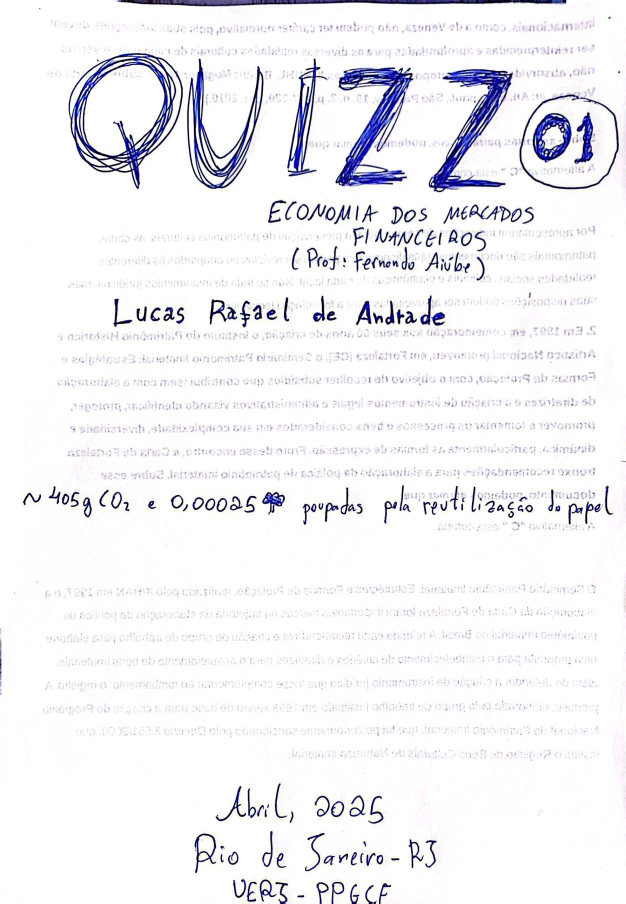
#> input picture handwritten_text/original/Quizz 01 Economia mercados financeiros_1.jpg, 1252 x 1808 px (shown at 1/2 size); its folder holds only this picture in this run
$ python -i app.py   (imports and definitions only)
#> lines starting #> are read from the running program, lines starting #| are printed output that depends on the picture; after the words box and inside, x2 and y2 are one past the last pixel; in counts of white or black regions, pixels touching at a corner belong together
import tkinter as tk
from tkinter import filedialog, messagebox
from tkinter import ttk
import threading
import cv2
import os
import numpy as np
from PIL import Image
import os
import numpy as np
import random
from glob import glob
import unicodedata
import sys
import re

# =============================================================================
# ------------------------- funcs auxlrs -------------------------
##########################################################################

def normalize_for_filesystem(letter, form="NFC"):
    return unicodedata.normalize(form, letter)
############################################################################################

# [14 lines left out: functions get_folder_for_letter, remove_accents, not called in this run]
##############################################################

data_dir = "handwritten_text/segmented/recognized"
##########################################################################

high_letters = set("htflkbd")
descenders = set("jgqpçy")
########################################################################################

target_height = 46
descender_shift = int(45 * (target_height / 100.0))
#############################################################################################

# [112 lines left out: functions choose_letter_for_folder, load_letter_image, not called in this run]
###############################################################################

# ------------------------- simlc de tinta com cors flexvs -------------------------

def simulate_ink(gray_img, ink="blue", pixelation_factor=4):
    """
    #convrt uma imgm em escla de cinza (fundo brnco e trcs em prto) em uma
    #imgm colrd, simlnd a tinta da canta bic com o efto desjd.
    #############################################################################
    #parmtr:
      - gray_img: imagem em escala de cinza.
      - ink: cor desejada ("blue", "red", "green", "black").
      - pixelation_factor: controle para o efeito de pixelation.
    #################################################################################
    #retrna:
      - Imagem colorida (BGR) com a simulação da tinta.
    """
#> called with ink = 'blue', pixelation_factor = 4
    colored = cv2.cvtColor(gray_img, cv2.COLOR_GRAY2BGR)

    mask = gray_img < 240
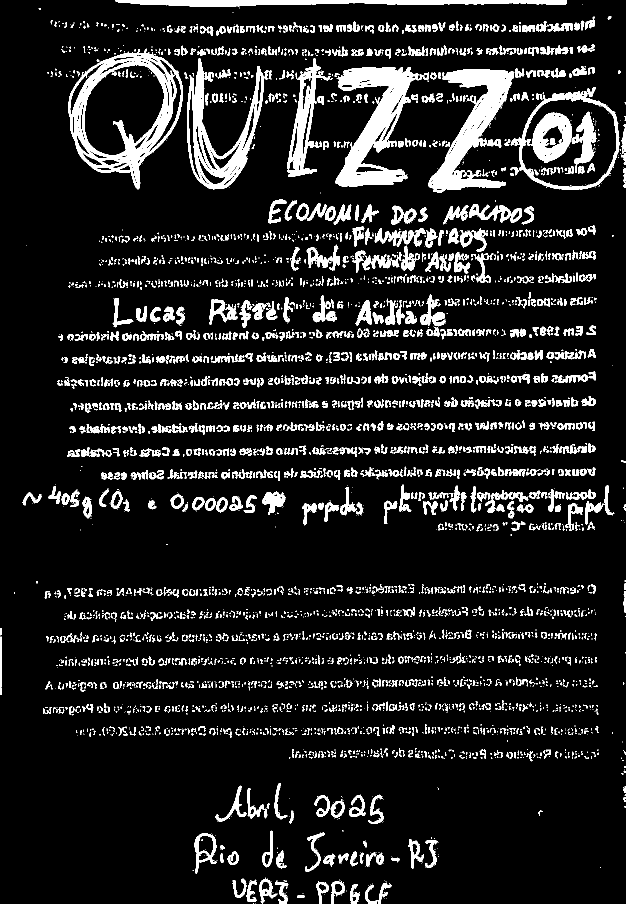
#> mask: shape (1808, 1252) bool (shown at 1/2 size); 11.3% white; 4631 white regions (2935 under 20 px), largest, box (x1, y1, x2, y2) and area: (670, 134, 838, 374) 17090, (136, 97, 366, 379) 16591, (857, 138, 1029, 385) 15249
    stroke_bin = np.uint8(mask) * 255
    dist = cv2.distanceTransform(stroke_bin, cv2.DIST_L2, 5)
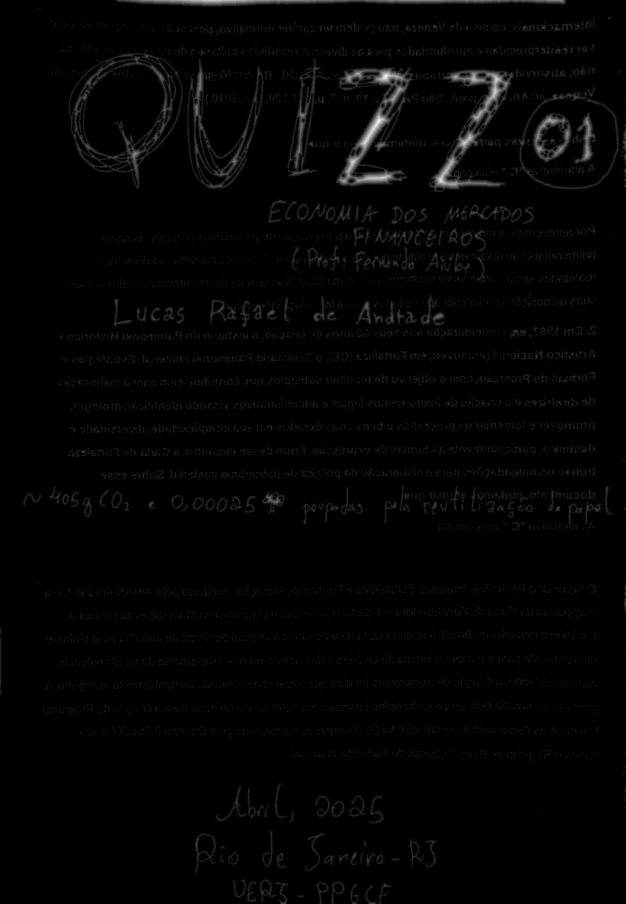
#> dist: shape (1808, 1252) float32 (shown at 1/2 size); min 0, max 17.79, mean 0.252; drawn with min black and max white
    max_dist = dist[mask].max() if np.any(mask) else 1.0
#> max_dist = 17.79
    dist_norm = dist / (max_dist + 1e-6)

    noise_scale = 16
    noise_shape = (gray_img.shape[0] // noise_scale + 1, gray_img.shape[1] // noise_scale + 1)
    small_noise = np.random.uniform(-1, 1, noise_shape).astype(np.float32)
    noise_low_freq = cv2.resize(small_noise, (gray_img.shape[1], gray_img.shape[0]), interpolation=cv2.INTER_LINEAR)
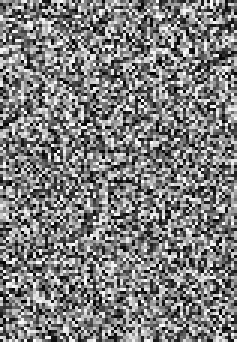
#> small_noise: shape (114, 79) float32 (shown 3 times larger); min -1, max 1, mean -0.00884; drawn with min black and max white
    noise_low_freq = cv2.GaussianBlur(noise_low_freq, (21, 21), 0)

    noise_mapped = (noise_low_freq + 1) / 2.0
    noise_min, noise_max = 0.2, 0.6
    noise_mapped = noise_mapped * (noise_max - noise_min) + noise_min

    T = 0.5
    alpha = np.clip((dist_norm - T) / (1.0 - T), 0, 1)
    combined_factor = (1 - alpha) * dist_norm + alpha * noise_mapped
    combined_factor = np.clip(combined_factor * 0.9, 0, 1)

    intensity = (combined_factor * 255).astype(np.uint8)

    if ink.lower() == "blue":
        colored[mask, 0] = intensity[mask]
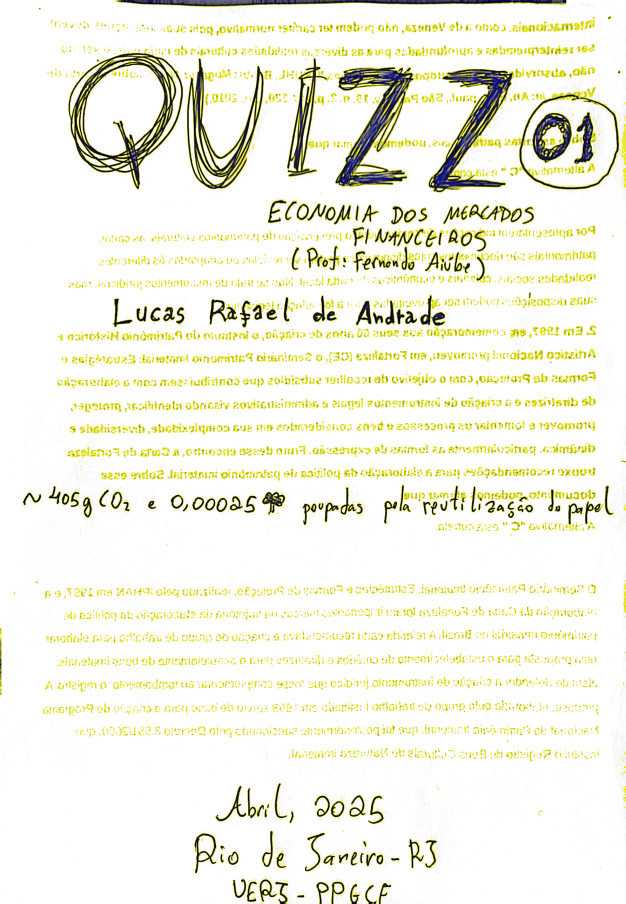
#> colored: shape (1808, 1252, 3) (shown at 1/2 size); mean B, G, R 228.2, 242.1, 242.1
        colored[mask, 1] = 0
        colored[mask, 2] = 0
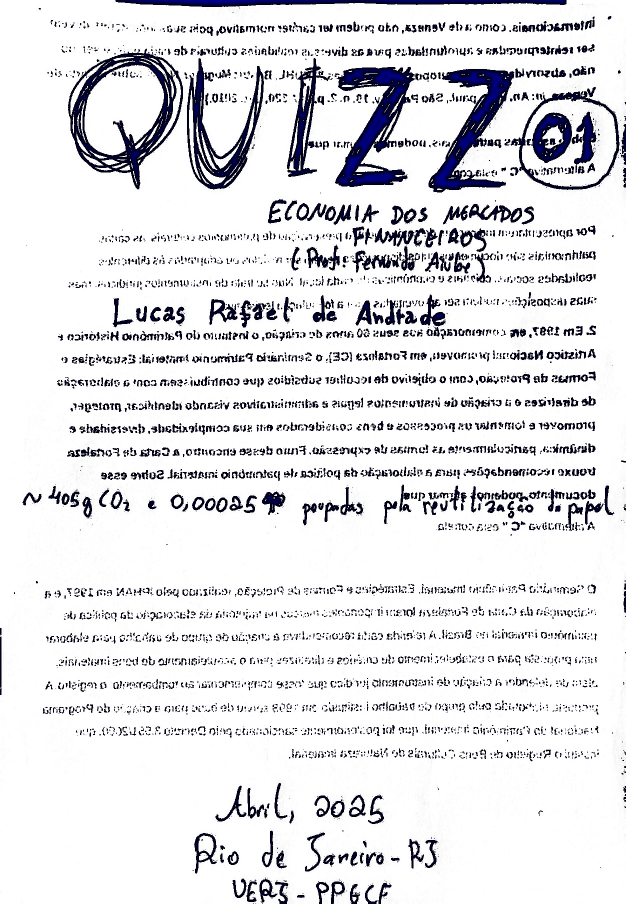
#> colored: shape (1808, 1252, 3) (shown at 1/2 size); mean B, G, R 228.2, 225.1, 225.1
    elif ink.lower() == "red":
        colored[mask, 2] = intensity[mask]
        colored[mask, 0] = 0
        colored[mask, 1] = 0
    elif ink.lower() == "green":
        colored[mask, 1] = intensity[mask]
        colored[mask, 0] = 0
        colored[mask, 2] = 0
    elif ink.lower() == "black":
        colored[mask] = np.stack([intensity[mask]]*3, axis=-1)
    else:
        colored[mask, 0] = intensity[mask]
        colored[mask, 1] = 0
        colored[mask, 2] = 0

    h, w = colored.shape[:2]
    downscaled = cv2.resize(colored, (w // pixelation_factor, h // pixelation_factor), interpolation=cv2.INTER_LINEAR)
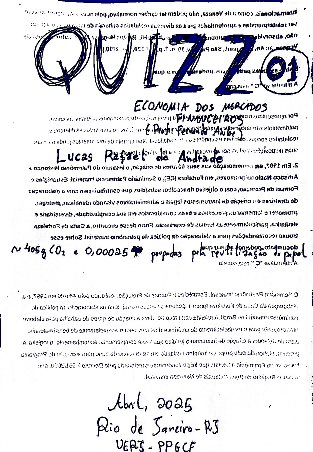
#> downscaled: shape (452, 313, 3); mean B, G, R 228.2, 225, 225
    pixelated = cv2.resize(downscaled, (w, h), interpolation=cv2.INTER_NEAREST)
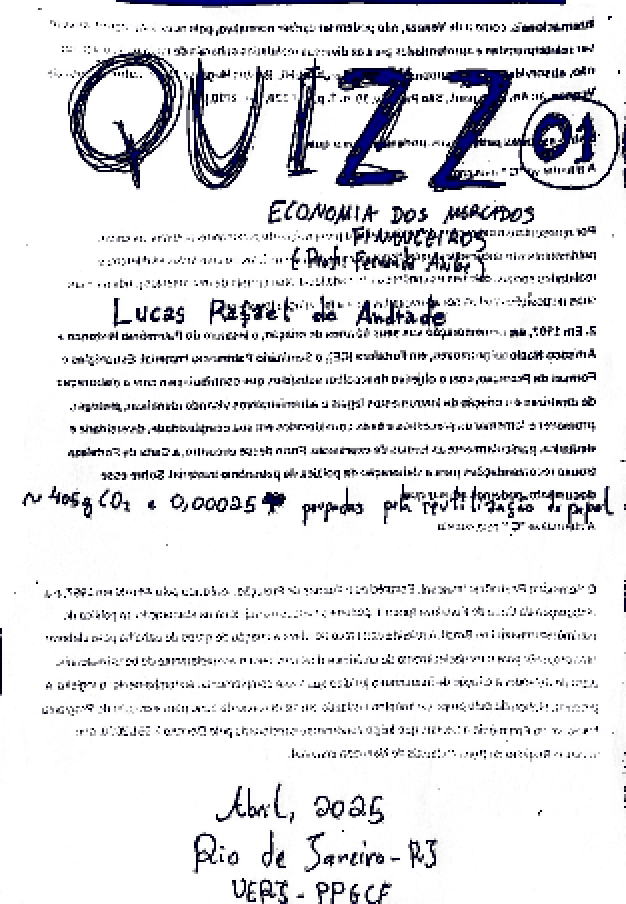
#> pixelated: shape (1808, 1252, 3) (shown at 1/2 size); mean B, G, R 228.2, 225, 225

    return pixelated

# ------------------------- Processamento de Texto com Comandos de Cor -------------------------

# [378 lines left out: functions parse_colored_characters, split_into_words, build_word_image_colored, build_line_image, wrap_text_into_lines_colored, build_page_image_colored and 4 more, not called in this run]

class Application(tk.Tk):
    # [83 lines left out: functions __init__, create_widgets, start_generation, run_generation, generation_done, not called in this run]

# [3 lines not run here, left out]

>>> import cv2
>>> picture = cv2.imread('original/Quizz 01 Economia mercados financeiros_1.jpg', cv2.IMREAD_GRAYSCALE)
>>> result = simulate_ink(picture)

$ run again, on handwritten_text/original/Quizz 01 Economia mercados financeiros_10.jpg
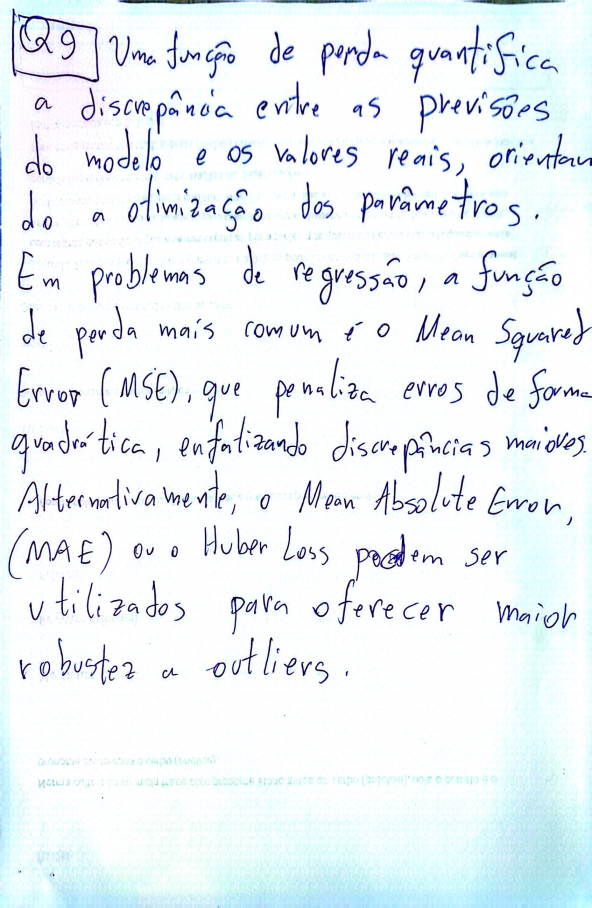
#> input picture handwritten_text/original/Quizz 01 Economia mercados financeiros_10.jpg, 1184 x 1816 px (shown at 1/2 size)
#> in simulate_ink, `mask = gray_img < 240`:
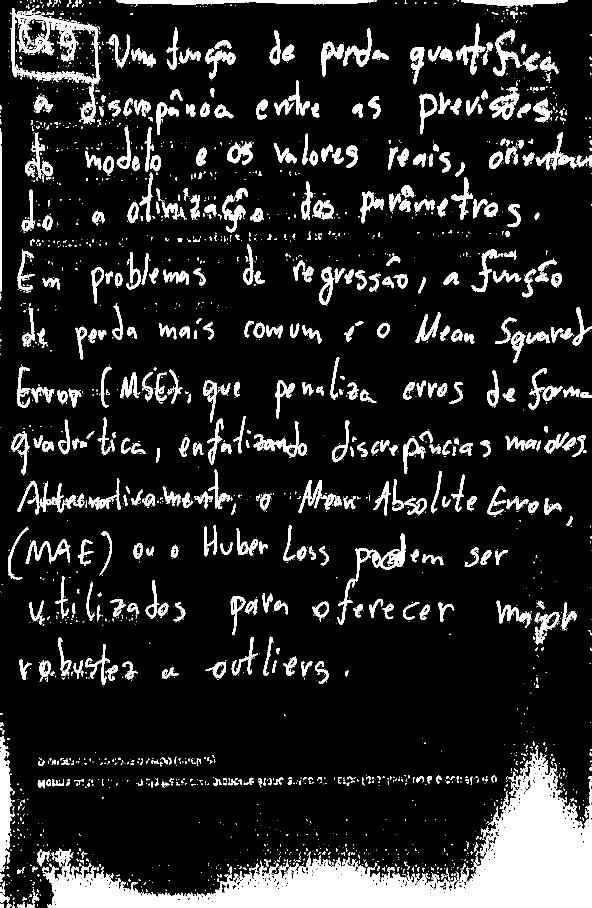
#> mask: shape (1816, 1184) bool (shown at 1/2 size); 13.6% white; 2952 white regions (2355 under 20 px), largest, box (x1, y1, x2, y2) and area: (84, 1490, 1184, 1816) 100007, (23, 16, 202, 248) 9247, (0, 1472, 29, 1744) 4609
#> max_dist = 99.2
#> in simulate_ink, `pixelated = cv2.resize(downscaled, (w, h), interpolation=cv2.INTER_NEA..`:
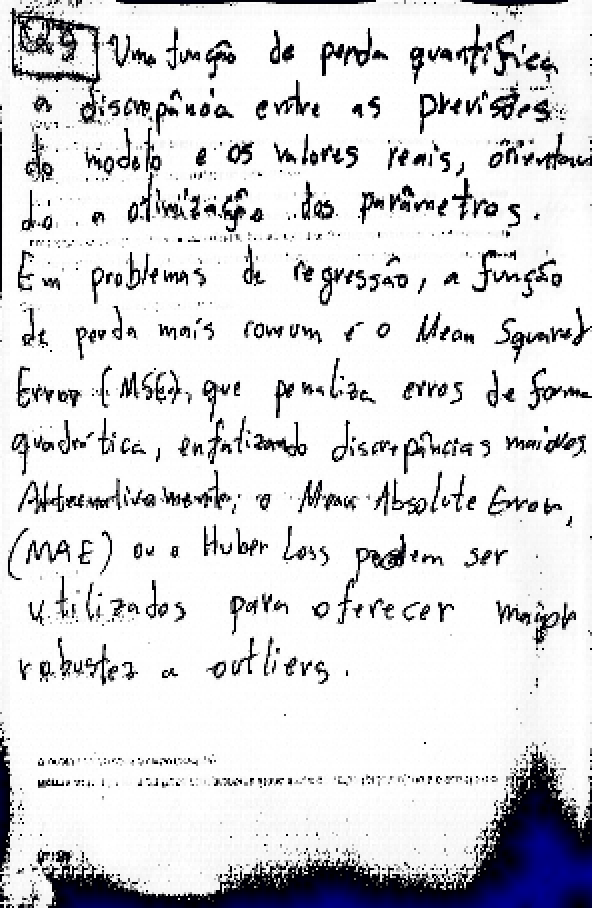
#> pixelated: shape (1816, 1184, 3) (shown at 1/2 size); mean B, G, R 220.7, 218.1, 218.1

$ run again, on handwritten_text/original/Quizz 01 Economia mercados financeiros_11.jpg
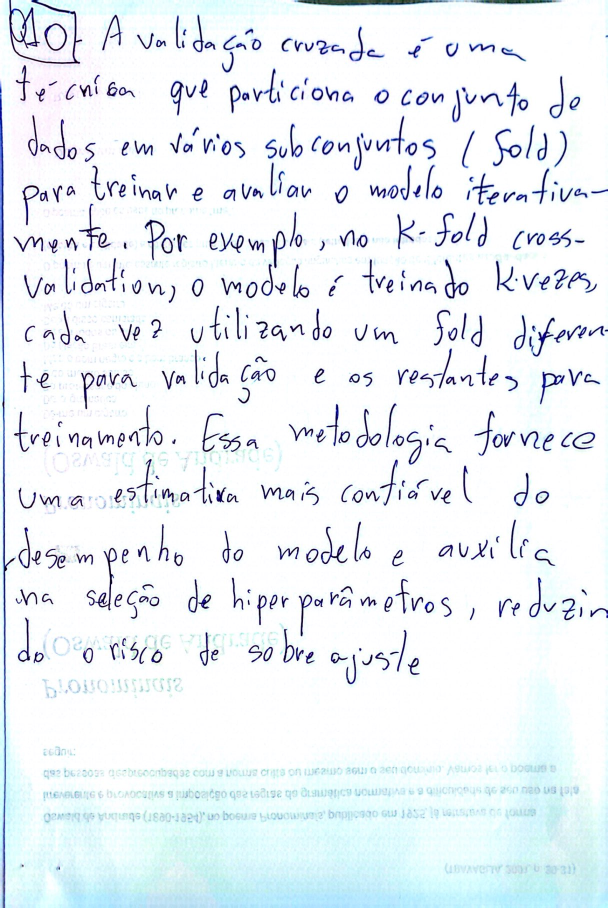
#> input picture handwritten_text/original/Quizz 01 Economia mercados financeiros_11.jpg, 1216 x 1816 px (shown at 1/2 size)
#> in simulate_ink, `mask = gray_img < 240`:
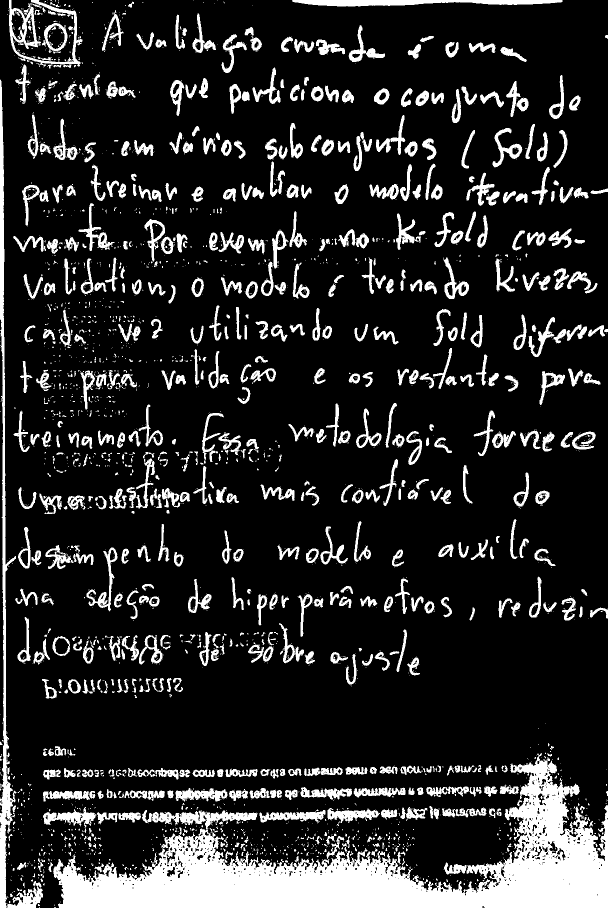
#> mask: shape (1816, 1216) bool (shown at 1/2 size); 16% white; 2914 white regions (2213 under 20 px), largest, box (x1, y1, x2, y2) and area: (106, 1506, 1216, 1816) 119264, (0, 159, 86, 1816) 14230, (584, 0, 1125, 13) 4762
#> max_dist = 77.58
#> in simulate_ink, `pixelated = cv2.resize(downscaled, (w, h), interpolation=cv2.INTER_NEA..`:
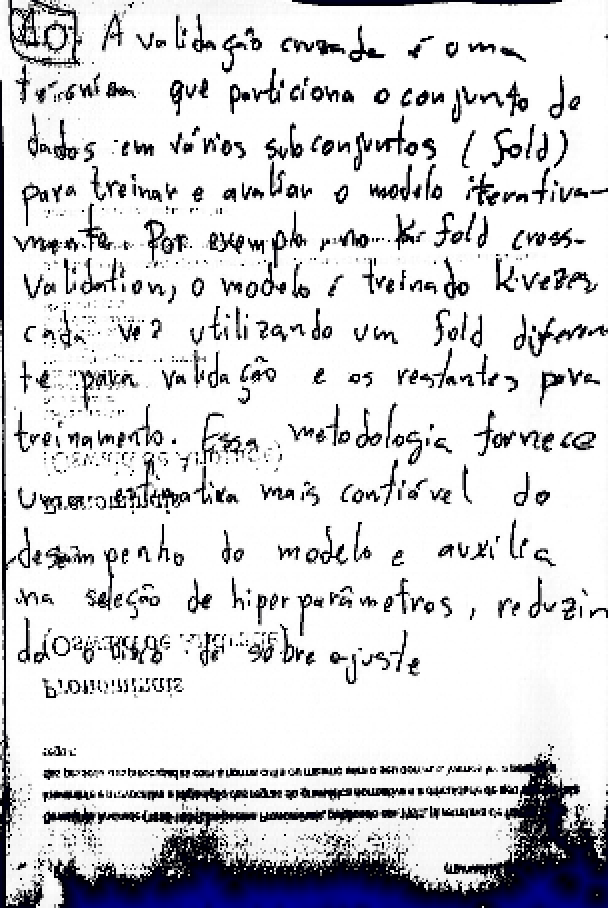
#> pixelated: shape (1816, 1216, 3) (shown at 1/2 size); mean B, G, R 215.2, 212.2, 212.2

$ run again, on handwritten_text/original/Quizz 01 Economia mercados financeiros_12.jpg
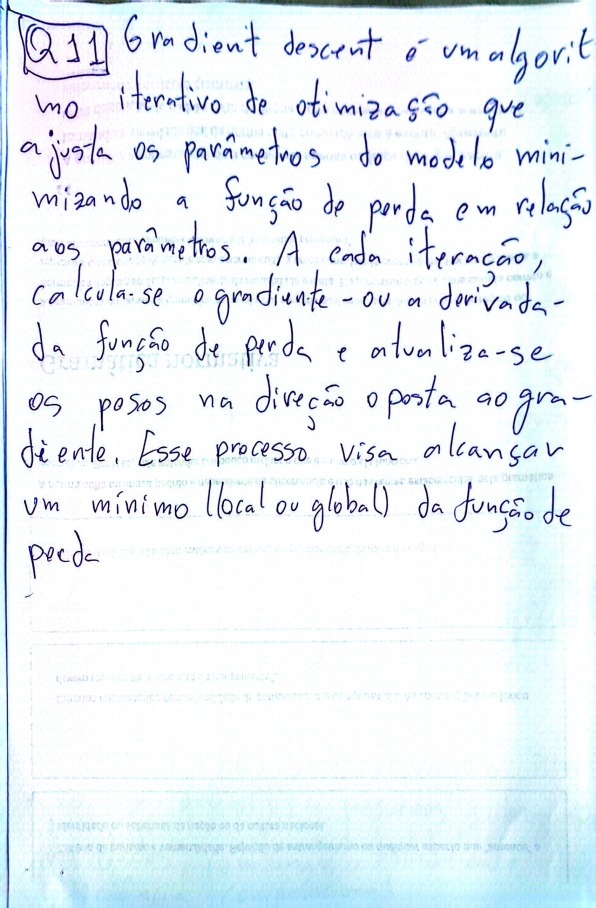
#> input picture handwritten_text/original/Quizz 01 Economia mercados financeiros_12.jpg, 1192 x 1816 px (shown at 1/2 size)
#> mask: shape (1816, 1192) bool; 17.8% white; 3296 white regions (2571 under 20 px), largest, box (x1, y1, x2, y2) and area: (90, 1491, 1192, 1816) 147573, (0, 0, 221, 1816) 30766, (99, 0, 1163, 21) 13124
#> max_dist = 100.1
#> in simulate_ink, `pixelated = cv2.resize(downscaled, (w, h), interpolation=cv2.INTER_NEA..`:
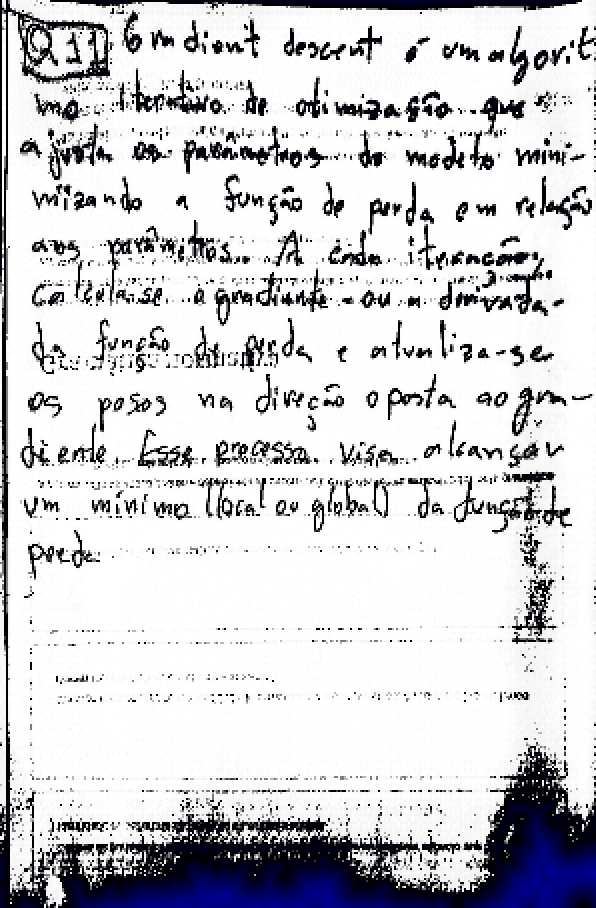
#> pixelated: shape (1816, 1192, 3) (shown at 1/2 size); mean B, G, R 211, 207.3, 207.3
